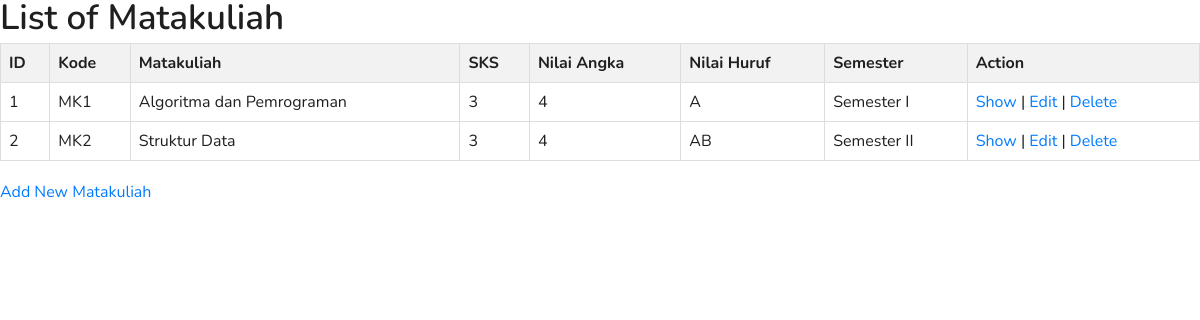
Before: /index.php/matakuliah with the older database file.
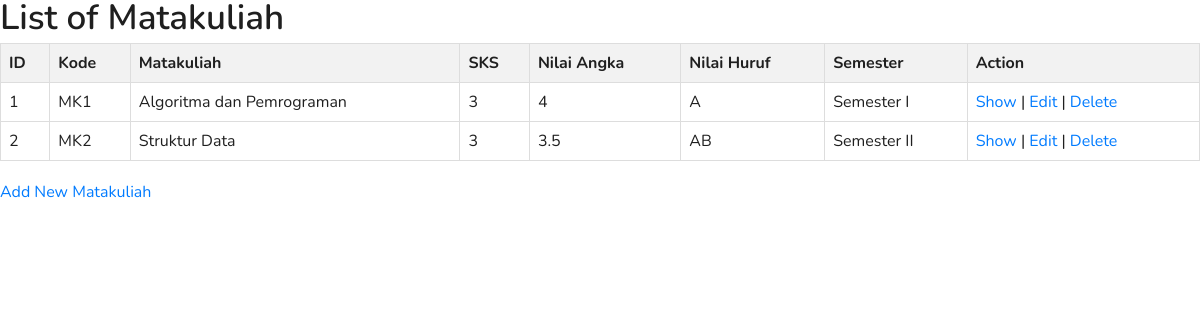
After: the same page with the newer database file.
### tables this page shows
CREATE TABLE Matakuliah(
    ID INT AUTO_INCREMENT,
    Kode VARCHAR(255),
    Matakuliah VARCHAR(255),
    SKS INT,
    Nilai_Angka FLOAT,
    Nilai_Huruf VARCHAR(255),
    Semester ENUM('Semester I', 'Semester II', 'Semester III','Semester IV', 'Semester V', 'Semester VI'),
    PRIMARY KEY(ID)
);

### application/controllers/Matakuliah.php (called while the page is built, shortened)
<?php
class Matakuliah extends CI_Controller {
    public function __construct() {
        $this->load->model('MatakuliahModel');
        $this->load->library('form_validation');
    }
    public function index() {
        $data['matakuliah'] = $this->MatakuliahModel->get_all_matakuliah();
        $this->load->view('matakuliah/index', $data);
    }
}

### index.php (called while the page is built, shortened)
<?php
require_once BASEPATH.'core/CodeIgniter.php';

### application/models/MatakuliahModel.php (called while the page is built, shortened)
<?php
class MatakuliahModel extends CI_Model {
    public function get_all_matakuliah() {
        $query = $this->db->get('Matakuliah');
        return $query->result();
    }
}

### application/views/matakuliah/index.php (the view, shortened to what this page needs)
<h2>List of Matakuliah</h2>
<table>
    <thead>
        <tr>
            <th>ID</th>
            <th>Kode</th>
            <th>Matakuliah</th>
            <th>SKS</th>
            <th>Nilai Angka</th>
            <th>Nilai Huruf</th>
            <th>Semester</th>
            <th>Action</th>
        </tr>
    </thead>
    <tbody>
        <?php foreach ($matakuliah as $m): ?>
        <tr>
            <td><?php echo $m->ID; ?></td>
            <td><?php echo $m->Kode; ?></td>
            <td><?php echo $m->Matakuliah; ?></td>
            <td><?php echo $m->SKS; ?></td>
            <td><?php echo $m->Nilai_Angka; ?></td>
            <td><?php echo $m->Nilai_Huruf; ?></td>
            <td><?php echo $m->Semester; ?></td>
            <td>
                <a href="<?php echo base_url('matakuliah/show/' . $m->ID); ?>">Show</a> |
                <a href="<?php echo base_url('matakuliah/edit/' . $m->ID); ?>">Edit</a> |
                <a href="<?php echo base_url('matakuliah/delete/' . $m->ID); ?>">Delete</a>
            </td>
        </tr>
        <?php endforeach; ?>
    </tbody>
</table>
<a href="<?php echo base_url('matakuliah/create'); ?>">Add New Matakuliah</a>

Changed rows visible on the page:
changed matakuliah "MK2": Nilai_Angka "4" → "3.5"
